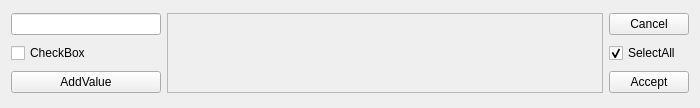
<?xml version="1.0" encoding="UTF-8"?>
<ui version="4.0">
 <class>FormAddCategory</class>
 <widget class="QWidget" name="FormAddCategory">
  <property name="geometry">
   <rect>
    <x>0</x>
    <y>0</y>
    <width>700</width>
    <height>108</height>
   </rect>
  </property>
  <property name="windowTitle">
   <string>Form</string>
  </property>
  <layout class="QGridLayout" name="gridLayout">
   <item row="0" column="0">
    <widget class="QLineEdit" name="LineEditTitle">
     <property name="maximumSize">
      <size>
       <width>150</width>
       <height>16777215</height>
      </size>
     </property>
    </widget>
   </item>
   <item row="0" column="1" rowspan="3">
    <widget class="QScrollArea" name="ScrollAreaValues">
     <property name="widgetResizable">
      <bool>true</bool>
     </property>
     <widget class="QWidget" name="scrollAreaWidgetContents">
      <property name="geometry">
       <rect>
        <x>0</x>
        <y>0</y>
        <width>438</width>
        <height>81</height>
       </rect>
      </property>
      <layout class="QGridLayout" name="gridLayout_2"/>
     </widget>
    </widget>
   </item>
   <item row="0" column="2">
    <widget class="QPushButton" name="ButtonCancel">
     <property name="text">
      <string>Cancel</string>
     </property>
     <property name="icon">
      <iconset resource="../images/resimg.qrc">
       <normaloff>:/program/program/cancel.png</normaloff>:/program/program/cancel.png</iconset>
     </property>
    </widget>
   </item>
   <item row="1" column="0">
    <widget class="QCheckBox" name="CheckBoxNoValue">
     <property name="text">
      <string>CheckBox</string>
     </property>
    </widget>
   </item>
   <item row="1" column="2">
    <widget class="QCheckBox" name="CheckBoxSelectAll">
     <property name="text">
      <string>SelectAll</string>
     </property>
     <property name="checked">
      <bool>true</bool>
     </property>
    </widget>
   </item>
   <item row="2" column="0">
    <widget class="QPushButton" name="ButtonAddValue">
     <property name="maximumSize">
      <size>
       <width>150</width>
       <height>16777215</height>
      </size>
     </property>
     <property name="text">
      <string>AddValue</string>
     </property>
     <property name="icon">
      <iconset resource="../images/resimg.qrc">
       <normaloff>:/program/program/create.png</normaloff>:/program/program/create.png</iconset>
     </property>
    </widget>
   </item>
   <item row="2" column="2">
    <widget class="QPushButton" name="ButtonAccept">
     <property name="text">
      <string>Accept</string>
     </property>
     <property name="icon">
      <iconset resource="../images/resimg.qrc">
       <normaloff>:/program/program/apply.png</normaloff>:/program/program/apply.png</iconset>
     </property>
    </widget>
   </item>
  </layout>
 </widget>
 <resources>
  <include location="../images/resimg.qrc"/>
 </resources>
 <connections/>
</ui>
